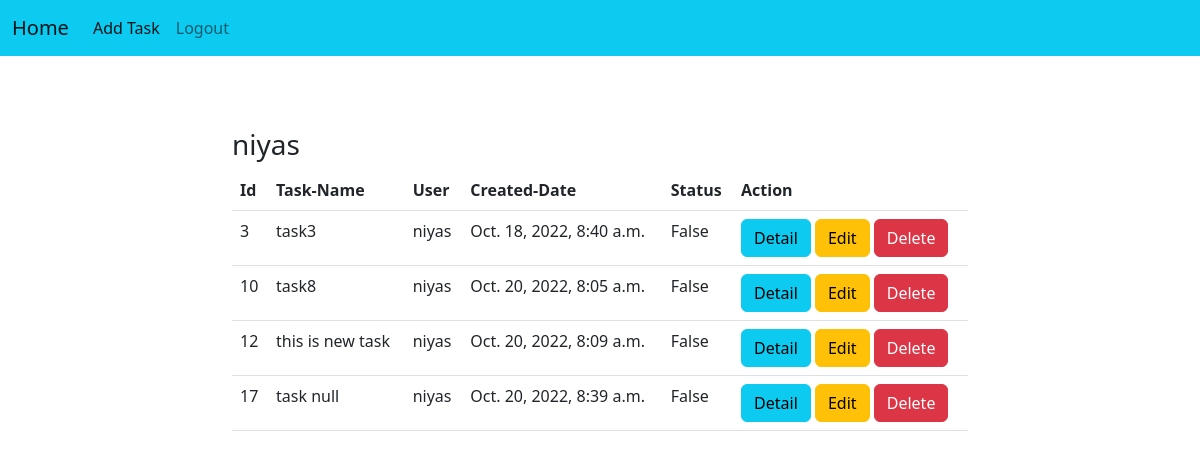
/todos/all/ (signed in), run on an earlier commit of the app's database.
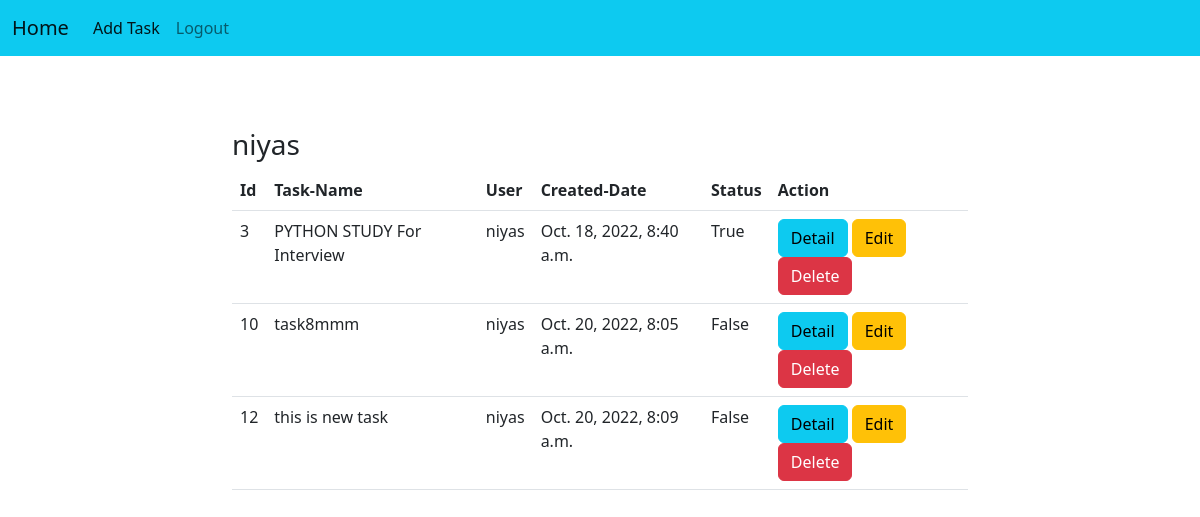
And on a later commit of the database.
### taskapp/models.py (models this page shows, shortened)
class Task(models.Model):
    task_name=models.CharField(max_length=120)
    user=models.ForeignKey(User,on_delete=models.CASCADE)
    created_date=models.DateTimeField(auto_now_add=True)
    status=models.BooleanField(default=False)

### taskapp/views.py (the view)
# urls.py: path("todos/all/",TaskListView.as_view(),name="todo-all"),
@method_decorator(signin_required,name="dispatch")
class TaskListView(ListView):
    model=Task
    template_name="list-tasks.html"
    context_object_name="todos"
    def get_queryset(self):
        return Task.objects.filter(user=self.request.user)

### taskapp/views.py (called while the page is built)
def signin_required(fn):
    def wrapper(request,*args,**kwargs):
        if not request.user.is_authenticated:
            messages.error(request,"you must login")
            return redirect("signin")
        else:
            return fn(request,*args,**kwargs)
    return wrapper

### taskapp/templates/list-tasks.html (shortened to what this page needs)
{%extends 'base.html'%}
{%block body_block%}
<div class="container">
    <div class="row">
        <div class="col-4"></div>
        <div class="col-4"></div>
    </div>
    <div class="row mt-5">
        <div class="col-2"></div>
        <div class="col-8">
            <h3>{{request.user}}</h3>
            <table class="table">
                <tr>
                    <th>Id</th>
                    <th>Task-Name</th>
                    <th>User</th>
                    <th>Created-Date</th>
                    <th>Status</th>
                    <th>Action</th>
                </tr>
                {%for task in todos%}
                <tr>
                    <td>{{task.id}}</td>
                    <td>{{task.task_name}}</td>
                    <td>{{task.user}}</td>
                    <td>{{task.created_date}}</td>
                    <td>{{task.status}}</td>
                    <td>
                        <a href="{%url 'todo-detail' task.id%}" class="btn btn-info">Detail</a>
                        <a href="{%url 'todo-update' task.id%}" class="btn btn-warning">Edit</a>
                        <a href="{%url 'todo-delete' task.id%}" class="btn btn-danger">Delete</a>
                    </td>
                </tr>
                {%endfor%}
            </table>
        </div>
        <div class="col-2"></div>
    </div>
</div>
{%endblock%}

What changed in the data, as far as the page shows it:
removed Task: id "17", task_name "task null", user "niyas", created_date "Oct. 20, 2022, 8:39 a.m.", status "False"
changed Task id 3: task_name "task3" → "PYTHON STUDY For Interview"; status "False" → "True"
changed Task id 10: task_name "task8" → "task8mmm"
